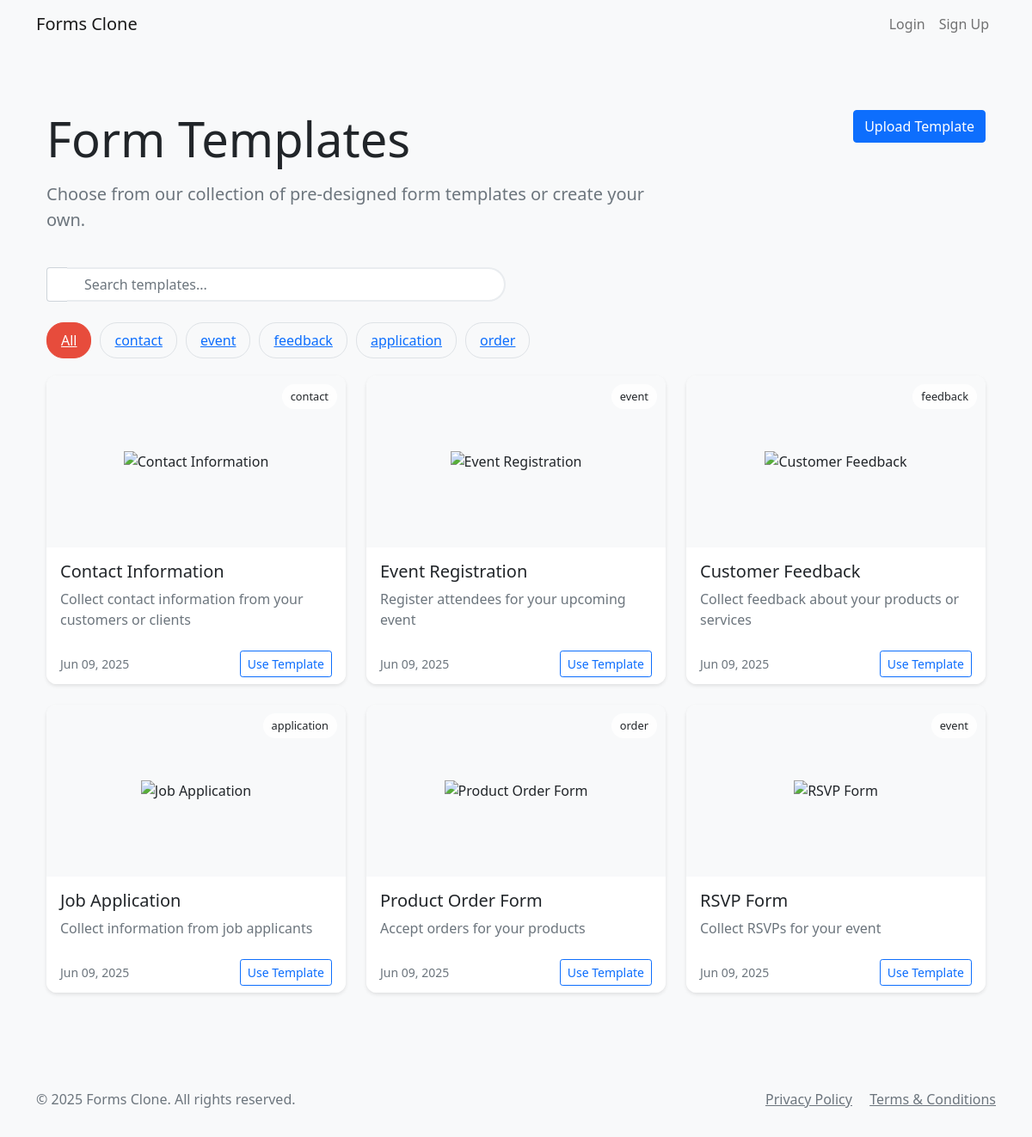
Page /templates on the committed database.
### app.py (models this page shows, shortened)
class FormTemplate(db.Model):
    id = db.Column(db.Integer, primary_key=True)
    title = db.Column(db.String(200), nullable=False)
    description = db.Column(db.Text)
    questions = db.Column(db.Text)  # JSON string of questions
    category = db.Column(db.String(50))  # e.g., 'survey', 'registration', 'feedback'
    created_at = db.Column(db.DateTime, default=datetime.utcnow)
    is_public = db.Column(db.Boolean, default=True)
    preview_image = db.Column(db.String(255), nullable=True)
    user_id = db.Column(db.Integer, db.ForeignKey('user.id'), nullable=True)
    user = db.relationship('User', backref='templates')
    template_data = db.Column(db.Text, nullable=True)  # JSON string of complete template data

### app.py (the view)
@app.route('/templates')
def template_gallery():
    categories = db.session.query(FormTemplate.category).distinct().all()
    categories = [cat[0] for cat in categories if cat[0]]
    selected_category = request.args.get('category')
    search_query = request.args.get('search', '')
    query = FormTemplate.query.filter_by(is_public=True)
    if selected_category:
        query = query.filter_by(category=selected_category)
    if search_query:
        query = query.filter(
            (FormTemplate.title.ilike(f'%{search_query}%')) |
            (FormTemplate.description.ilike(f'%{search_query}%'))
        )
    templates = query.order_by(FormTemplate.created_at.desc()).all()
    return render_template('template_gallery.html',
                         templates=templates,
                         categories=categories,
                         selected_category=selected_category,
                         search_query=search_query)

### app.py (called while the page is built)
@app.context_processor
def inject_now():
    return {'now': datetime.now()}

@app.context_processor
def inject_csrf_token():
    return {'csrf_token': lambda: 'dummy_token'}

### templates/template_gallery.html (shortened to what this page needs)
{% extends "base.html" %}
{% block content %}
<div class="container py-5">
    <div class="row mb-4">
        <div class="col-md-8">
            <h1 class="display-4 mb-3">Form Templates</h1>
            <p class="lead text-muted">Choose from our collection of pre-designed form templates or create your own.</p>
        </div>
        <div class="col-md-4 text-md-end">
            <a href="{{ url_for('upload_template') }}" class="btn btn-primary">
                 Upload Template
            </a>
        </div>
    </div>
    <div class="row mb-4">
        <div class="col-md-6">
            <div class="input-group">
                <span class="input-group-text bg-white border-end-0">
                </span>
                <input type="text" class="form-control search-box border-start-0"
                       placeholder="Search templates..."
                       value="{{ search_query }}"
                       onkeyup="if(event.keyCode === 13) searchTemplates(this.value)">
            </div>
        </div>
    </div>
    <div class="category-filter">
        <a href="{{ url_for('template_gallery') }}"
           class="category-btn {% if not selected_category %}active{% endif %}">
            All
        </a>
        {% for category in categories %}
        <a href="{{ url_for('template_gallery', category=category) }}"
           class="category-btn {% if selected_category == category %}active{% endif %}">
            {{ category }}
        </a>
        {% endfor %}
    </div>
    <div class="row row-cols-1 row-cols-md-2 row-cols-lg-3 g-4">
        {% for template in templates %}
        <div class="col">
            <div class="card template-card h-100">
                <div class="template-preview">
                    <span class="category-badge">{{ template.category }}</span>
                </div>
                <div class="card-body">
                    <h5 class="card-title">{{ template.title }}</h5>
                    <p class="card-text text-muted">{{ template.description }}</p>
                </div>
                <div class="card-footer bg-white border-top-0">
                    <div class="d-flex justify-content-between align-items-center">
                        <small class="text-muted">
                            {{ template.created_at.strftime('%b %d, %Y') }}
                        </small>
                        <a href="{{ url_for('use_template', template_id=template.id) }}"
                           class="btn btn-sm btn-outline-primary">
                            Use Template
                        </a>
                    </div>
                </div>
            </div>
        </div>
        {% endfor %}
    </div>
</div>
{% endblock %}

### static/css/style.css (style rules this page uses)
body { background-color: #f8f9fa; }
.card { box-shadow: 0 2px 4px rgba(0, 0, 0, 0.1); border: none; }
.card-title { margin-bottom: 0.5rem; font-weight: 500; }

### templates/template_gallery.html (style rules this page uses)
.template-card { transition: transform 0.3s ease, box-shadow 0.3s ease; border: none; border-radius: 12px; overflow: hidden; }
.template-preview { height: 200px; background: #f8f9fa; display: flex; align-items: center; justify-content: center; position: relative; overflow: hidden; }
.category-badge { position: absolute; top: 10px; right: 10px; background: rgba(255,255,255,0.9); padding: 5px 10px; border-radius: 20px; font-size: 0.8rem; font-weight: 500; }
.search-box { border-radius: 25px; padding-left: 20px; padding-right: 20px; border: 2px solid #e9ecef; transition: all 0.3s ease; }
.category-filter { display: flex; gap: 10px; flex-wrap: wrap; margin-bottom: 20px; }
.category-btn { border-radius: 20px; padding: 8px 16px; background: #f8f9fa; border: 1px solid #dee2e6; transition: all 0.3s ease; }
.category-btn:hover, .category-btn.active { background: #e74c3c; color: white; border-color: #e74c3c; }

### rows in the picture
FormTemplate: category "contact", title "Contact Information", description "Collect contact information from your customers or clients", created_at "Jun 09, 2025"
FormTemplate: category "event", title "Event Registration", description "Register attendees for your upcoming event", created_at "Jun 09, 2025"
FormTemplate: category "feedback", title "Customer Feedback", description "Collect feedback about your products or services", created_at "Jun 09, 2025"
FormTemplate: category "application", title "Job Application", description "Collect information from job applicants", created_at "Jun 09, 2025"
FormTemplate: category "order", title "Product Order Form", description "Accept orders for your products", created_at "Jun 09, 2025"
FormTemplate: category "event", title "RSVP Form", description "Collect RSVPs for your event", created_at "Jun 09, 2025"

### other values in the picture
{{ category }} "contact" "event" "feedback" "application" "order"
{{ moment().format('YYYY') }} "2025"
